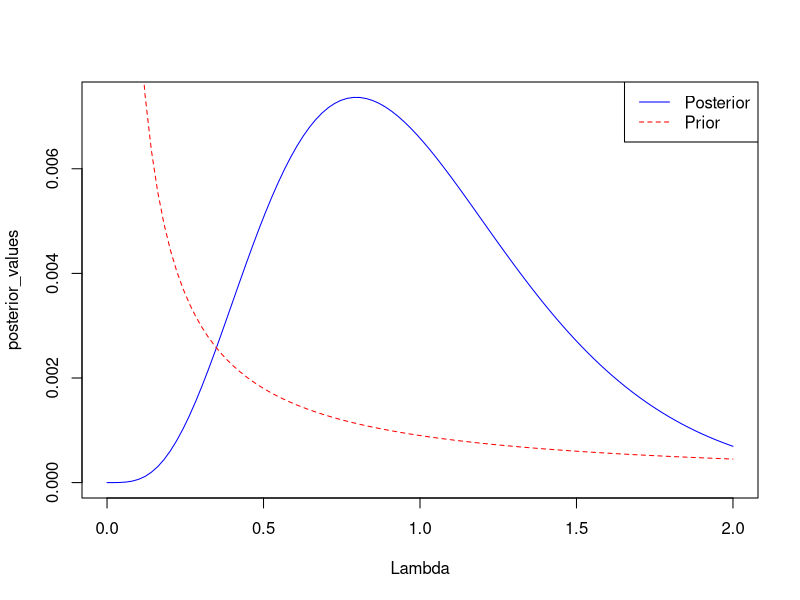
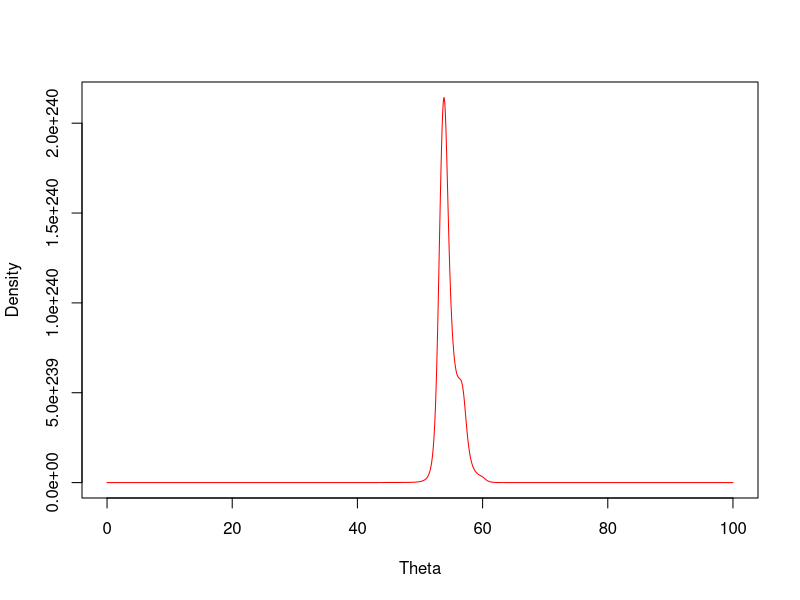
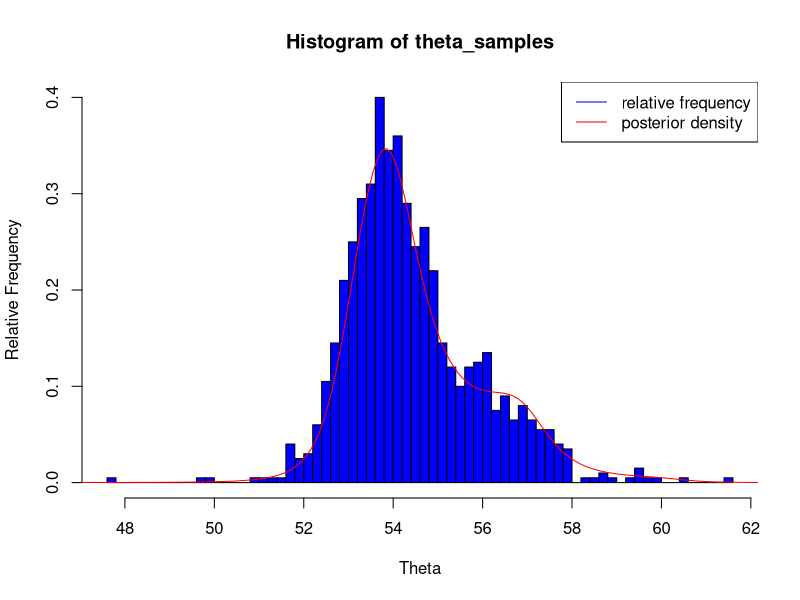
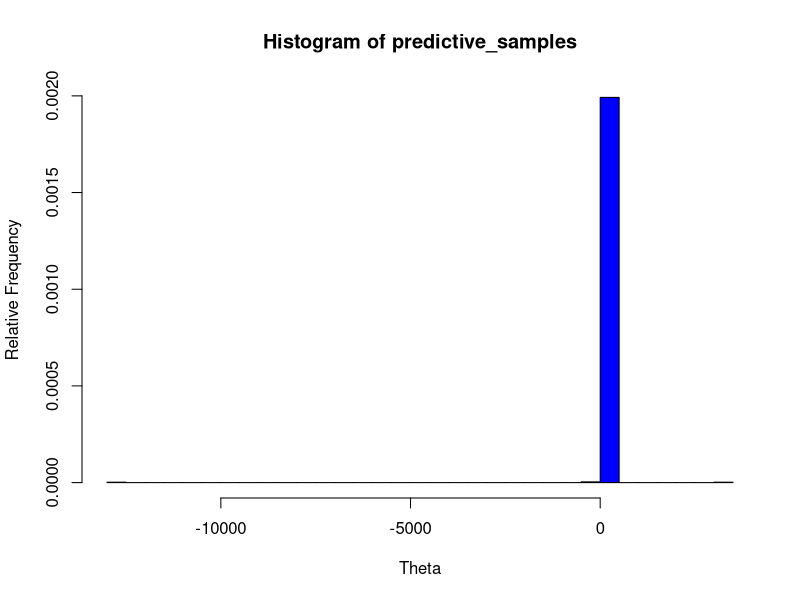

Here is the R script that generated these plots, in order:
 # meaning of lambda: x are gamma.   lambda is rate parameter. 

#YOUR CODE HERE
x = c(0.4478, 0.6173, 1.1317, 0.9011, 1.9250)

n = length(x)

sum_x_i = sum(x)

#posterior 
posterior  =  function(lambda) {
  lambda^(n-1) * exp(-lambda * sum_x_i)
}
#prior 
prior  =  function(lambda) {
  1 / lambda  
}

#lambda in [0,2]
lambda_range = seq(0, 2, length.out=100)

posterior_values = sapply(lambda_range, posterior) 
posterior_values

prior_values =  sapply(lambda_range, prior)
# prior_values

#YOUR CODE HERE
# plot(lambda_range, posterior_values, type='l', col='blue', 
#      xlab="Lambda", ylab='posterior_values',
#     )
plot(lambda_range, posterior_values, type='l', col='blue',
 xlab="Lambda", ylab='posterior_values',
#  ylim=c(0, max(posterior_values, prior_values))
    )

# multiply the constant on prior_values
lines(lambda_range, 0.0009*prior_values, type='l', col='red', lty=2)  

legend("topright", legend=c("Posterior", "Prior"), col=c("blue", "red"), lty=c(1, 2))


#YOUR CODE HERE
#  demoniators.  dont forget about that. 
denom  =  integrate(function(lambda) lambda^(n-1) * exp(-lambda * sum_x_i), lower = 0, upper = Inf)

normal_posterior =  function(lambda) {
  lambda^(n-1) * exp(-lambda * sum_x_i)  / denom$value # TODO: 
} 
                    
integrate(normal_posterior, lower = 0, upper = Inf)
# it is proper since the integration is 1. 

#YOUR CODE HERE
y =c(53, 54, 57, 60.3, 44.7)

# grid approx
theta_grid = seq(0, 100, length.out = 1000)

# uniform prior
# TODO: why not prior  = 1/100 ??? 
prior = function(theta) {
  ifelse(theta >= 0 & theta <= 100, 1/100, 0)
    }

# Compute the unnormalized posterior density function
likelihood =function(y_i, theta) {
  1/(1 + (y_i - theta)^2)
}

# posterior
unnormalized_posterior  = function(theta) {
  prod(sapply(y, likelihood, theta)) * prior(theta)
}

# TODO: why not the following but long integral
# posterior_values  =  sapply(theta_grid, unnormalized_posterior)

# normalized_posterior_values =  posterior_values/sum(posterior_values)

total_integral = integrate(unnormalized_posterior, lower = 0, upper = 100)$value

normalized_posterior = function(theta) {
  unnormalized_posterior(theta) / total_integral
}
#TODO: The error cannot coerce type 'closure' to vector of type 'double
normalized_posterior_values = sapply(theta_grid, normalized_posterior)



#YOUR CODE HERE
plot(theta_grid, normalized_posterior_values, type='l', 
     col='red', xlab='Theta', ylab='Density')

#YOUR CODE HERE
theta_grid = seq(0, 100, length.out = 1000)

# normalized_posterior = unnormalized_posterior / sum(unnormalized_posterior)

total_integral = integrate(unnormalized_posterior, lower = 0, upper = 100)$value

normalized_posterior = function(theta) {
  unnormalized_posterior(theta) / total_integral
}

normalized_posterior_probs = sapply(theta_grid, normalized_posterior)

theta_samples = sample(theta_grid, size=1000, replace=TRUE, prob=normalized_posterior_probs)


# plot(theta_grid, normalized_posterior_probs, col='red', lwd=2)

#YOUR CODE HERE
hist(theta_samples, breaks=50, probability=TRUE, col='blue',
     xlab='Theta', ylab='Relative Frequency')

# TODO: Density aes(x = theta_samples, y = ..density..)
theta_density = density(theta_samples) 

lines(theta_grid, 
      normalized_posterior_probs*max(theta_density$y)/max(normalized_posterior_probs)
      , col='red')
legend("topright", legend = c("relative frequency", "posterior density"), col = c("blue", "red"), lty = 1:1)

#YOUR CODE HERE
# random seeds?
set.seed(42)

predictive_samples = rcauchy(n = 1000, location = theta_samples, scale = 1)


hist(predictive_samples, breaks = 50, probability=TRUE, col='blue',
     xlab='Theta', ylab='Relative Frequency')


